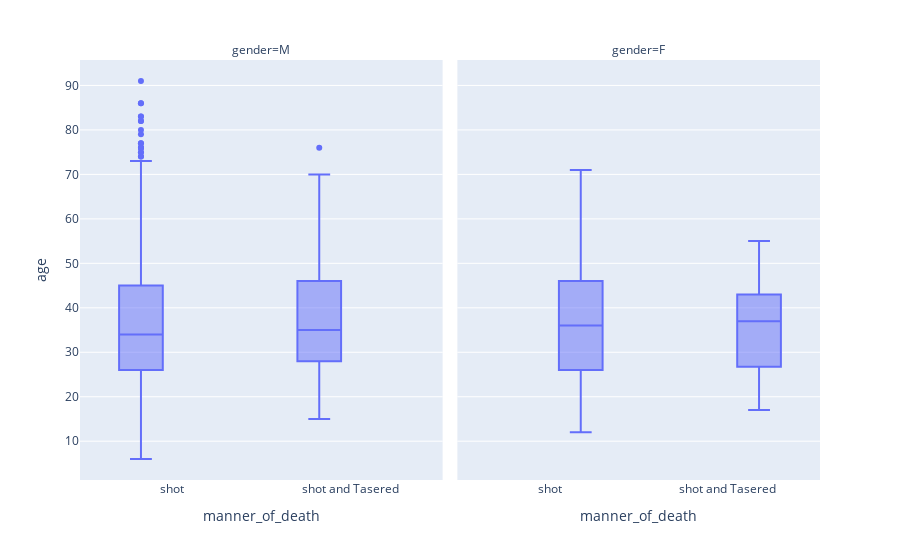

The notebook cell saved with this chart:
### Markdown cell above
# Create a Box Plot Showing the Age and Manner of Death

Break out the data by gender using `df_fatalities`. Is there a difference between men and women in the manner of death?

### Code cell
fig = px.box(df_fatalities, x=df_fatalities.manner_of_death, y=df_fatalities.age, facet_col=df_fatalities.gender)
fig.show()

### Figure 1 — Plotly figure (JSON) as saved in the notebook; plotly's stock layout.template omitted (floating-point values rounded to 4 significant figures; data arrays with more than 128 entries replaced by an {"elided": "..."} marker saying what was removed)
{"data": [{"alignmentgroup": "True", "hovertemplate": "gender=M<br>manner_of_death=%{x}<br>age=%{y}<extra></extra>", "legendgroup": "", "marker": {"color": "#636efa"}, "name": "", "notched": false, "offsetgroup": "", "orientation": "v", "showlegend": false, "type": "box", "x": {"elided": "2428 str values"}, "x0": " ", "xaxis": "x", "y": {"elided": "2428 int values"}, "y0": " ", "yaxis": "y"}, {"alignmentgroup": "True", "hovertemplate": "gender=F<br>manner_of_death=%{x}<br>age=%{y}<extra></extra>", "legendgroup": "", "marker": {"color": "#636efa"}, "name": "", "notched": false, "offsetgroup": "", "orientation": "v", "showlegend": false, "type": "box", "x": ["shot", "shot and Tasered", "shot", "shot", "shot", "shot", "shot", "shot", "shot", "shot", "shot", "shot", "shot", "shot", "shot", "shot", "shot", "shot", "shot and Tasered", "shot", "shot", "shot", "shot", "shot", "shot and Tasered", "shot", "shot", "shot", "shot", "shot", "shot", "shot", "shot", "shot", "shot", "shot", "shot", "shot", "shot", "shot", "shot", "shot", "shot", "shot", "shot", "shot", "shot", "shot", "shot", "shot", "shot", "shot", "shot", "shot", "shot", "shot", "shot", "shot", "shot", "shot", "shot", "shot", "shot", "shot", "shot", "shot", "shot", "shot", "shot", "shot", "shot", "shot", "shot", "shot", "shot", "shot", "shot", "shot", "shot", "shot", "shot", "shot", "shot and Tasered", "shot", "shot", "shot and Tasered", "shot", "shot", "shot", "shot", "shot", "shot", "shot", "shot", "shot", "shot", "shot", "shot", "shot", "shot", "shot", "shot", "shot", "shot", "shot", "shot", "shot"], "x0": " ", "xaxis": "x2", "y": [34, 17, 17, 39, 38, 43, 20, 34, 28, 37, 43, 24, 49, 53, 26, 27, 46, 25, 39, 31, 45, 17, 40, 44, 30, 28, 23, 37, 55, 62, 46, 50, 21, 36, 37, 27, 61, 51, 48, 22, 55, 50, 45, 12, 25, 31, 32, 41, 32, 36, 31, 38, 38, 25, 27, 50, 36, 40, 25, 35, 60, 24, 26, 29, null, 42, 24, 40, 23, 35, 46, 53, 26, 66, 23, 25, 39, 31, 56, 44, 53, 71, 37, 21, 18, 55, 30, 33, 46, 16, 59, 21, 17, 54, 50, 27, 41, null, 24, 28, 30, null, 29, 50, 40, 25, 62], "y0": " ", "yaxis": "y2"}], "layout": {"annotations": [{"font": {}, "showarrow": false, "text": "gender=M", "x": 0.245, "xanchor": "center", "xref": "paper", "y": 1, "yanchor": "bottom", "yref": "paper"}, {"font": {}, "showarrow": false, "text": "gender=F", "x": 0.755, "xanchor": "center", "xref": "paper", "y": 1, "yanchor": "bottom", "yref": "paper"}], "boxmode": "group", "legend": {"tracegroupgap": 0}, "margin": {"t": 60}, "xaxis": {"anchor": "y", "domain": [0, 0.49], "title": {"text": "manner_of_death"}}, "xaxis2": {"anchor": "y2", "domain": [0.51, 1], "matches": "x", "title": {"text": "manner_of_death"}}, "yaxis": {"anchor": "x", "domain": [0, 1], "title": {"text": "age"}}, "yaxis2": {"anchor": "x2", "domain": [0, 1], "matches": "y", "showticklabels": false}}}
